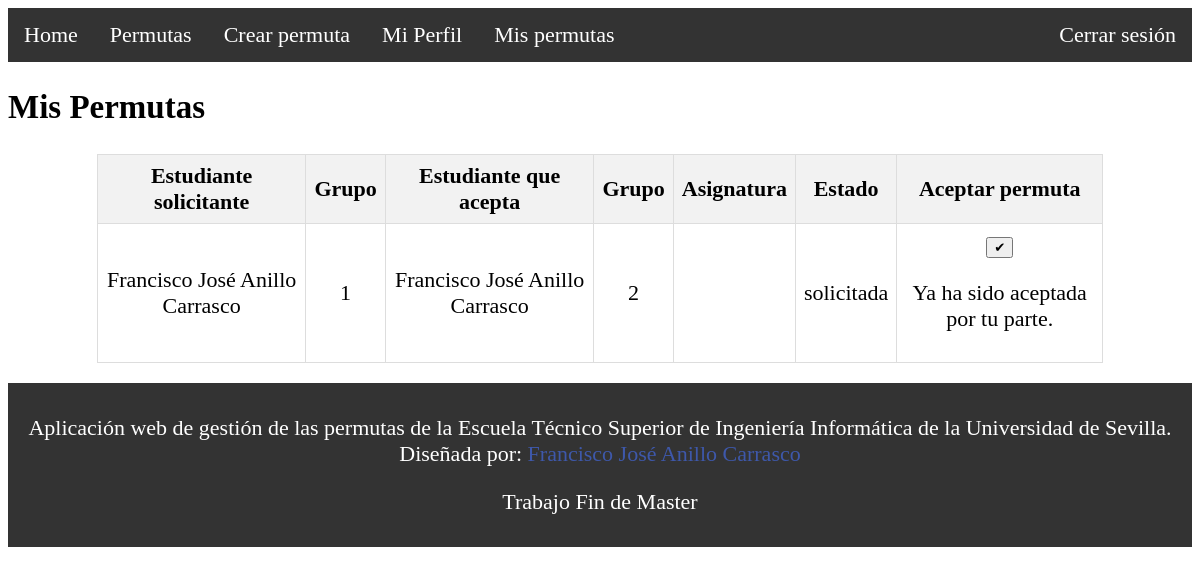
/mis-permutas/ (signed in), run on the app's committed database.
### Permutas/models.py (models this page shows, shortened)
class Permuta(models.Model):
    estudiante1 = models.ForeignKey(Estudiante, related_name='permuta_estudiante1', on_delete=models.CASCADE)
    estudiante2 = models.ForeignKey(Estudiante, related_name='permuta_estudiante2', on_delete=models.SET_NULL, null=True, blank=True)
    grupo1 = models.ForeignKey(Grupo, related_name='permuta_grupo1', on_delete=models.CASCADE)
    grupo2 = models.ForeignKey(Grupo, related_name='permuta_grupo2', on_delete=models.SET_NULL, null=True, blank=True)
    asignatura = models.ForeignKey(Asignatura, related_name='asignatura', on_delete=models.CASCADE)
    estado = models.CharField(max_length=10, choices=[('solicitada', 'Solicitada'), ('aceptada', 'Aceptada'), ('rechazada', 'Rechazada')])
    aceptada_1 = models.BooleanField()
    aceptada_2 = models.BooleanField()

class Estudiante(models.Model):
    user = models.OneToOneField(User, on_delete=models.CASCADE)
    nombre = models.CharField(max_length=255)
    apellido = models.CharField(max_length=255)
    email = models.EmailField(max_length=255, unique=True)
    image = models.ImageField(default='default.jpg', upload_to='profile_pics')
    dni = models.CharField(max_length=9, unique=True)
    grado = models.ForeignKey(Grado, on_delete=models.CASCADE)
    domicilio = models.CharField(max_length=255)
    provincia = models.CharField(max_length=50)
    poblacion = models.CharField(max_length=50)
    telefono = models.CharField(max_length=15, validators=[RegexValidator(regex=r'^\+?1?\d{9,15}$', message="El número de teléfono debe ingresarse en el formato: '+999999999'. Hasta 15 dígitos permitidos.")])  # Nuevo campo de teléfono

class Grupo (models.Model):
  numero_grupo = models.IntegerField()
  limite_estudiantes = models.IntegerField()
  tipo_grupo=models.CharField(max_length=10, choices=[('teoria', 'Teoria'), ('practica', 'Practica')])
  estudiante = models.ManyToManyField(Estudiante)
  asignatura= models.ForeignKey(Asignatura, on_delete=models.CASCADE)

### Permutas/views.py (the view)
# urls.py: path('mis-permutas/', mis_permutas, name='mis_permutas'),
@login_required
def mis_permutas(request):
    usuario = request.user
    permutas_asociadas = sacar_permutas_user(usuario)
    context = {
        'permutas': permutas_asociadas
    }
    return render(request, 'mis_permutas.html', context)

### Permutas/views.py (called while the page is built)
def sacar_permutas_user(user):
    print(user)
    return Permuta.objects.filter(estudiante1__user=user) | Permuta.objects.filter(estudiante2__user=user)

### Permutas/templates/mis_permutas.html (shortened to what this page needs)
{% extends 'layout.html' %}
{% block content %}
    <h2>Mis Permutas</h2>
    <div class="table-container">
    <table class="centered-table">
        <thead>
            <tr>
                <th>Estudiante solicitante</th>
                <th>Grupo</th>
                <th>Estudiante que acepta</th>
                <th>Grupo</th>
                <th>Asignatura</th>
                <th>Estado</th>
                <th>Aceptar permuta</th>
            </tr>
        </thead>
        <tbody>
            {% for permuta in permutas %}
                <tr>
                    <td>{{ permuta.estudiante1.nombre }} {{ permuta.estudiante1.apellido }}</td>
                    <td>{{ permuta.grupo1.numero_grupo }}</td>
                    <td>{% if permuta.estudiante2 %}
                        {{ permuta.estudiante2.nombre }} {{ permuta.estudiante2.apellido }}
                    {% else %}
                        N/A
                    {% endif %}</td>
                    <td>{% if permuta.grupo2 %}
                        {{ permuta.grupo2.numero_grupo }}
                    {% else %}
                        N/A
                    {% endif %}</td>
                    <td>{{ permuta.asignatura.nombre_asignatura }}</td>
                    <td>{{ permuta.estado }}</td>
                    <td> {% if permuta.estado == 'solicitada' %}
                            {% if user == permuta.estudiante2.user %}
                                {% if not permuta.aceptada_2 %}
                                    <form method="post" action="{% url 'aceptar_permuta' permuta.id %}">
                                    <button type="submit" class="btn btn-success">✔</button>
                                    </form>
                                {% endif %}
                                <p> Ya ha sido aceptada por tu parte.</p>
                            {% endif %}
                        {% endif %}</td>
                </tr>
            {% endfor %}
        </tbody>
    </table>
{% endblock %}

### Permutas/templates/layout.html (style rules this page uses)
body { font-size: 22px; }

### Permutas/templates/mis_permutas.html (style rules this page uses)
.table-container { display: flex; justify-content: center; margin: 20px 0; }
.centered-table { border-collapse: collapse; width: 90%; max-width: 85%; text-align: left; }
.centered-table th, .centered-table td { border: 1px solid #ddd; padding: 8px; text-align: center; }
.centered-table th { background-color: #f2f2f2; text-align: center; }

### data on the page
Permuta: estudiante1.nombre "Francisco José", estudiante1.apellido "Anillo Carrasco", grupo1.numero_grupo "1", estudiante2.nombre "Francisco José", estudiante2.apellido "Anillo Carrasco", grupo2.numero_grupo "2", estado "solicitada", shows "Ya ha sido aceptada por tu parte."
